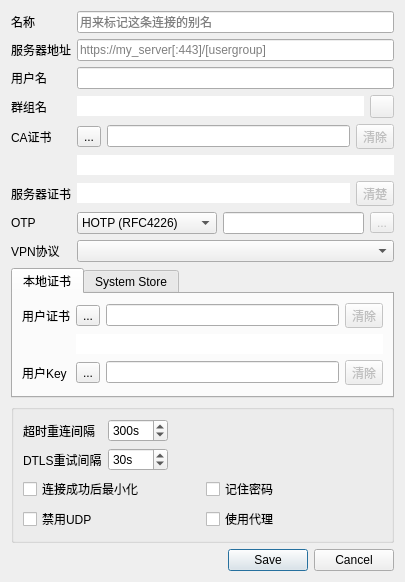
<?xml version="1.0" encoding="UTF-8"?>
<ui version="4.0">
    <class>EditDialog</class>
    <widget class="QDialog" name="EditDialog">
        <property name="geometry">
            <rect>
                <x>0</x>
                <y>0</y>
                <width>405</width>
                <height>563</height>
            </rect>
        </property>
        <property name="windowTitle">
            <string>编辑</string>
        </property>
        <layout class="QVBoxLayout" name="verticalLayout">
            <item>
                <layout class="QFormLayout" name="settingsProfileLayout">
                    <property name="fieldGrowthPolicy">
                        <enum>QFormLayout::ExpandingFieldsGrow</enum>
                    </property>
                    <item row="0" column="0">
                        <widget class="QLabel" name="nameLabel">
                            <property name="text">
                                <string>名称</string>
                            </property>
                        </widget>
                    </item>
                    <item row="0" column="1">
                        <widget class="QLineEdit" name="nameEdit">
                            <property name="toolTip">
                                <string>用来标记这条连接的别名</string>
                            </property>
                            <property name="placeholderText">
                                <string>用来标记这条连接的别名</string>
                            </property>
                        </widget>
                    </item>
                    <item row="1" column="0">
                        <widget class="QLabel" name="gatewayLabel">
                            <property name="text">
                                <string>服务器地址</string>
                            </property>
                        </widget>
                    </item>
                    <item row="1" column="1">
                        <widget class="QLineEdit" name="gatewayEdit">
                            <property name="toolTip">
                                <string>Specify the hostname to connect to; a port may be specified after the host
                                    separated with a colon ':'
                                </string>
                            </property>
                            <property name="statusTip">
                                <string/>
                            </property>
                            <property name="whatsThis">
                                <string/>
                            </property>
                            <property name="placeholderText">
                                <string>https://my_server[:443]/[usergroup]</string>
                            </property>
                        </widget>
                    </item>
                    <item row="2" column="0">
                        <widget class="QLabel" name="usernameLabel">
                            <property name="text">
                                <string>用户名</string>
                            </property>
                        </widget>
                    </item>
                    <item row="2" column="1">
                        <widget class="QLineEdit" name="usernameEdit">
                            <property name="toolTip">
                                <string>连接时使用的用户名</string>
                            </property>
                        </widget>
                    </item>
                    <item row="3" column="0">
                        <widget class="QLabel" name="groupnameLabel">
                            <property name="text">
                                <string>群组名</string>
                            </property>
                        </widget>
                    </item>
                    <item row="3" column="1">
                        <layout class="QHBoxLayout" name="groupnameLayout">
                            <item>
                                <widget class="QLineEdit" name="groupnameEdit">
                                    <property name="styleSheet">
                                        <string notr="true">background-color:&quot;transparent&quot;</string>
                                    </property>
                                    <property name="frame">
                                        <bool>false</bool>
                                    </property>
                                    <property name="readOnly">
                                        <bool>true</bool>
                                    </property>
                                </widget>
                            </item>
                            <item>
                                <widget class="QToolButton" name="groupnameClear">
                                    <property name="enabled">
                                        <bool>false</bool>
                                    </property>
                                    <property name="text">
                                        <string/>
                                    </property>
                                    <property name="icon">
                                        <iconset resource="../openconnect-gui.qrc">
                                            <normaloff>:/images/trashcan.png</normaloff>:/images/trashcan.png
                                        </iconset>
                                    </property>
                                </widget>
                            </item>
                        </layout>
                    </item>
                    <item row="4" column="0">
                        <widget class="QLabel" name="caCertificateLabel">
                            <property name="text">
                                <string>CA证书</string>
                            </property>
                        </widget>
                    </item>
                    <item row="4" column="1">
                        <layout class="QHBoxLayout" name="caCertificatLayout">
                            <item>
                                <widget class="QToolButton" name="caCertButton">
                                    <property name="text">
                                        <string>...</string>
                                    </property>
                                </widget>
                            </item>
                            <item>
                                <widget class="QLineEdit" name="caCertEdit">
                                    <property name="toolTip">
                                        <string>Specify the CA certificate, if any; by default the system CAs will be
                                            used
                                        </string>
                                    </property>
                                    <property name="whatsThis">
                                        <string>&lt;html&gt;&lt;head/&gt;&lt;body&gt;&lt;p&gt;If not set, the system's
                                            trusted certificate storage will be used.&lt;/p&gt;&lt;/body&gt;&lt;/html&gt;
                                        </string>
                                    </property>
                                </widget>
                            </item>
                            <item>
                                <widget class="QToolButton" name="caCertClear">
                                    <property name="enabled">
                                        <bool>false</bool>
                                    </property>
                                    <property name="text">
                                        <string>清除</string>
                                    </property>
                                    <property name="icon">
                                        <iconset resource="../openconnect-gui.qrc">
                                            <normaloff>:/images/trashcan.png</normaloff>:/images/trashcan.png
                                        </iconset>
                                    </property>
                                </widget>
                            </item>
                        </layout>
                    </item>
                    <item row="6" column="0">
                        <widget class="QLabel" name="serverCertificateLabel">
                            <property name="text">
                                <string>服务器证书</string>
                            </property>
                        </widget>
                    </item>
                    <item row="6" column="1">
                        <layout class="QHBoxLayout" name="serverCertificateLayout">
                            <item>
                                <widget class="QLineEdit" name="serverCertHash">
                                    <property name="styleSheet">
                                        <string notr="true">background-color:&quot;transparent&quot;</string>
                                    </property>
                                    <property name="frame">
                                        <bool>false</bool>
                                    </property>
                                    <property name="readOnly">
                                        <bool>true</bool>
                                    </property>
                                </widget>
                            </item>
                            <item>
                                <widget class="QToolButton" name="serverCertClear">
                                    <property name="enabled">
                                        <bool>false</bool>
                                    </property>
                                    <property name="text">
                                        <string>清楚</string>
                                    </property>
                                    <property name="icon">
                                        <iconset resource="../openconnect-gui.qrc">
                                            <normaloff>:/images/trashcan.png</normaloff>:/images/trashcan.png
                                        </iconset>
                                    </property>
                                </widget>
                            </item>
                        </layout>
                    </item>
                    <item row="8" column="0">
                        <widget class="QLabel" name="otpTokenLabel">
                            <property name="text">
                                <string>OTP</string>
                            </property>
                        </widget>
                    </item>
                    <item row="8" column="1">
                        <layout class="QHBoxLayout" name="otpTokenLayout">
                            <item>
                                <widget class="QComboBox" name="tokenBox">
                                    <property name="minimumSize">
                                        <size>
                                            <width>140</width>
                                            <height>0</height>
                                        </size>
                                    </property>
                                    <property name="currentIndex">
                                        <number>0</number>
                                    </property>
                                    <property name="maxVisibleItems">
                                        <number>3</number>
                                    </property>
                                    <item>
                                        <property name="text">
                                            <string notr="true">HOTP (RFC4226)</string>
                                        </property>
                                    </item>
                                    <item>
                                        <property name="text">
                                            <string notr="true">TOTP (RFC6238)</string>
                                        </property>
                                    </item>
                                    <item>
                                        <property name="text">
                                            <string>STOKEN (RSA)</string>
                                        </property>
                                    </item>
                                </widget>
                            </item>
                            <item>
                                <widget class="QLineEdit" name="tokenEdit">
                                    <property name="toolTip">
                                        <string>This is the token code; should be a hex value (starting with 0x), or a
                                            value starting with 'base32:'
                                        </string>
                                    </property>
                                </widget>
                            </item>
                            <item>
                                <widget class="QToolButton" name="tokenClear">
                                    <property name="enabled">
                                        <bool>false</bool>
                                    </property>
                                    <property name="text">
                                        <string>...</string>
                                    </property>
                                    <property name="icon">
                                        <iconset resource="../openconnect-gui.qrc">
                                            <normaloff>:/images/trashcan.png</normaloff>:/images/trashcan.png
                                        </iconset>
                                    </property>
                                </widget>
                            </item>
                        </layout>
                    </item>
                    <item row="9" column="0">
                        <widget class="QLabel" name="protocolLabel">
                            <property name="text">
                                <string>VPN协议</string>
                            </property>
                            <property name="buddy">
                                <cstring>protocolComboBox</cstring>
                            </property>
                        </widget>
                    </item>
                    <item row="9" column="1">
                        <widget class="QComboBox" name="protocolComboBox">
                            <property name="sizePolicy">
                                <sizepolicy hsizetype="Expanding" vsizetype="Fixed">
                                    <horstretch>0</horstretch>
                                    <verstretch>0</verstretch>
                                </sizepolicy>
                            </property>
                        </widget>
                    </item>
                    <item row="5" column="1">
                        <widget class="QLineEdit" name="caCertHash">
                            <property name="styleSheet">
                                <string notr="true">background-color:&quot;transparent&quot;</string>
                            </property>
                            <property name="frame">
                                <bool>false</bool>
                            </property>
                            <property name="readOnly">
                                <bool>true</bool>
                            </property>
                        </widget>
                    </item>
                </layout>
            </item>
            <item>
                <widget class="QTabWidget" name="settingsTabWidget">
                    <property name="currentIndex">
                        <number>0</number>
                    </property>
                    <widget class="QWidget" name="localCertificateTab">
                        <attribute name="title">
                            <string>本地证书</string>
                        </attribute>
                        <layout class="QVBoxLayout" name="verticalLayout_2">
                            <item>
                                <layout class="QFormLayout" name="formLayout_2">
                                    <property name="fieldGrowthPolicy">
                                        <enum>QFormLayout::ExpandingFieldsGrow</enum>
                                    </property>
                                    <item row="1" column="0">
                                        <widget class="QLabel" name="userCertificateLabel">
                                            <property name="text">
                                                <string>用户证书</string>
                                            </property>
                                        </widget>
                                    </item>
                                    <item row="1" column="1">
                                        <layout class="QHBoxLayout" name="userCertificateLayout">
                                            <item>
                                                <widget class="QToolButton" name="userCertButton">
                                                    <property name="text">
                                                        <string>...</string>
                                                    </property>
                                                </widget>
                                            </item>
                                            <item>
                                                <widget class="QLineEdit" name="userCertEdit">
                                                    <property name="toolTip">
                                                        <string>Specify your certificate file, if any</string>
                                                    </property>
                                                </widget>
                                            </item>
                                            <item>
                                                <widget class="QToolButton" name="userCertClear">
                                                    <property name="enabled">
                                                        <bool>false</bool>
                                                    </property>
                                                    <property name="text">
                                                        <string>清除</string>
                                                    </property>
                                                    <property name="icon">
                                                        <iconset resource="../openconnect-gui.qrc">
                                                            <normaloff>:/images/trashcan.png</normaloff>
                                                            :/images/trashcan.png
                                                        </iconset>
                                                    </property>
                                                </widget>
                                            </item>
                                        </layout>
                                    </item>
                                    <item row="2" column="1">
                                        <widget class="QLineEdit" name="userCertHash">
                                            <property name="styleSheet">
                                                <string notr="true">background-color:&quot;transparent&quot;</string>
                                            </property>
                                            <property name="frame">
                                                <bool>false</bool>
                                            </property>
                                            <property name="readOnly">
                                                <bool>true</bool>
                                            </property>
                                        </widget>
                                    </item>
                                    <item row="3" column="0">
                                        <widget class="QLabel" name="userKeyLabel">
                                            <property name="enabled">
                                                <bool>true</bool>
                                            </property>
                                            <property name="text">
                                                <string>用户Key</string>
                                            </property>
                                        </widget>
                                    </item>
                                    <item row="3" column="1">
                                        <layout class="QHBoxLayout" name="userKeyLayout">
                                            <item>
                                                <widget class="QToolButton" name="userKeyButton">
                                                    <property name="enabled">
                                                        <bool>true</bool>
                                                    </property>
                                                    <property name="text">
                                                        <string>...</string>
                                                    </property>
                                                </widget>
                                            </item>
                                            <item>
                                                <widget class="QLineEdit" name="userKeyEdit">
                                                    <property name="enabled">
                                                        <bool>true</bool>
                                                    </property>
                                                    <property name="toolTip">
                                                        <string>Specify your key file if any; in case of a PKCS #12
                                                            file, you only need to set the certificate
                                                        </string>
                                                    </property>
                                                </widget>
                                            </item>
                                            <item>
                                                <widget class="QToolButton" name="userKeyClear">
                                                    <property name="enabled">
                                                        <bool>false</bool>
                                                    </property>
                                                    <property name="text">
                                                        <string>清除</string>
                                                    </property>
                                                    <property name="icon">
                                                        <iconset resource="../openconnect-gui.qrc">
                                                            <normaloff>:/images/trashcan.png</normaloff>
                                                            :/images/trashcan.png
                                                        </iconset>
                                                    </property>
                                                </widget>
                                            </item>
                                        </layout>
                                    </item>
                                </layout>
                            </item>
                        </layout>
                    </widget>
                    <widget class="QWidget" name="systemStoreTab">
                        <attribute name="title">
                            <string>System Store</string>
                        </attribute>
                        <widget class="QListWidget" name="loadWinCertList">
                            <property name="geometry">
                                <rect>
                                    <x>9</x>
                                    <y>9</y>
                                    <width>316</width>
                                    <height>72</height>
                                </rect>
                            </property>
                        </widget>
                        <widget class="QWidget" name="layoutWidget">
                            <property name="geometry">
                                <rect>
                                    <x>331</x>
                                    <y>35</y>
                                    <width>45</width>
                                    <height>48</height>
                                </rect>
                            </property>
                            <layout class="QVBoxLayout" name="verticalLayout">
                                <item>
                                    <widget class="QToolButton" name="loadWinCert">
                                        <property name="enabled">
                                            <bool>false</bool>
                                        </property>
                                        <property name="toolTip">
                                            <string extracomment="Select that certificate"/>
                                        </property>
                                        <property name="text">
                                            <string>选择</string>
                                        </property>
                                    </widget>
                                </item>
                                <item>
                                    <widget class="QToolButton" name="resetWinCertSelection">
                                        <property name="text">
                                            <string>重置</string>
                                        </property>
                                    </widget>
                                </item>
                            </layout>
                        </widget>
                    </widget>
                </widget>
            </item>
            <item>
                <widget class="QGroupBox" name="settingsGroupBox">
                    <layout class="QVBoxLayout" name="verticalLayout_3">
                        <item>
                            <layout class="QFormLayout" name="formLayout_3">
                                <property name="fieldGrowthPolicy">
                                    <enum>QFormLayout::ExpandingFieldsGrow</enum>
                                </property>
                                <item row="0" column="0">
                                    <widget class="QLabel" name="reconnectTimeoutLabel">
                                        <property name="text">
                                            <string>超时重连间隔</string>
                                        </property>
                                    </widget>
                                </item>
                                <item row="0" column="1">
                                    <widget class="QSpinBox" name="reconnectTimeoutSpinBox">
                                        <property name="toolTip">
                                            <string>Keep reconnect attempts until so much seconds are elapsed.
                                                The default timeout is 300 seconds, which means that openconnect can
                                                recover VPN connection after a temporary network down time of 300
                                                seconds.
                                            </string>
                                        </property>
                                        <property name="suffix">
                                            <string>s</string>
                                        </property>
                                        <property name="minimum">
                                            <number>1</number>
                                        </property>
                                        <property name="maximum">
                                            <number>1000</number>
                                        </property>
                                        <property name="value">
                                            <number>300</number>
                                        </property>
                                    </widget>
                                </item>
                                <item row="1" column="0">
                                    <widget class="QLabel" name="dtlsAttemptPeriodLabel">
                                        <property name="text">
                                            <string>DTLS重试间隔</string>
                                        </property>
                                    </widget>
                                </item>
                                <item row="1" column="1">
                                    <widget class="QSpinBox" name="dtlsAttemptPeriodSpinBox">
                                        <property name="suffix">
                                            <string>s</string>
                                        </property>
                                        <property name="maximum">
                                            <number>1000</number>
                                        </property>
                                        <property name="value">
                                            <number>30</number>
                                        </property>
                                    </widget>
                                </item>
                            </layout>
                        </item>
                        <item>
                            <layout class="QGridLayout" name="gridLayout">
                                <item row="0" column="0">
                                    <widget class="QCheckBox" name="minimizeBox">
                                        <property name="toolTip">
                                            <string>启用时连接成功后将自动最小化窗口</string>
                                        </property>
                                        <property name="text">
                                            <string>连接成功后最小化</string>
                                        </property>
                                    </widget>
                                </item>
                                <item row="0" column="1">
                                    <widget class="QCheckBox" name="batchModeBox">
                                        <property name="toolTip">
                                            <string>开启用于记住密码</string>
                                        </property>
                                        <property name="text">
                                            <string>记住密码</string>
                                        </property>
                                    </widget>
                                </item>
                                <item row="1" column="0">
                                    <widget class="QCheckBox" name="disableUdpBox">
                                        <property name="text">
                                            <string>禁用UDP</string>
                                        </property>
                                    </widget>
                                </item>
                                <item row="1" column="1">
                                    <widget class="QCheckBox" name="useProxyBox">
                                        <property name="toolTip">
                                            <string>Enable this to use the system's default proxy settings for this
                                                server
                                            </string>
                                        </property>
                                        <property name="text">
                                            <string>使用代理</string>
                                        </property>
                                    </widget>
                                </item>
                            </layout>
                        </item>
                    </layout>
                </widget>
            </item>
            <item>
                <widget class="QDialogButtonBox" name="buttonBox">
                    <property name="orientation">
                        <enum>Qt::Horizontal</enum>
                    </property>
                    <property name="standardButtons">
                        <set>QDialogButtonBox::Cancel|QDialogButtonBox::Save</set>
                    </property>
                </widget>
            </item>
        </layout>
    </widget>
    <tabstops>
        <tabstop>nameEdit</tabstop>
        <tabstop>gatewayEdit</tabstop>
        <tabstop>usernameEdit</tabstop>
        <tabstop>groupnameClear</tabstop>
        <tabstop>caCertButton</tabstop>
        <tabstop>caCertEdit</tabstop>
        <tabstop>caCertClear</tabstop>
        <tabstop>serverCertClear</tabstop>
        <tabstop>tokenBox</tabstop>
        <tabstop>tokenEdit</tabstop>
        <tabstop>tokenClear</tabstop>
        <tabstop>settingsTabWidget</tabstop>
        <tabstop>userCertButton</tabstop>
        <tabstop>userCertEdit</tabstop>
        <tabstop>userCertClear</tabstop>
        <tabstop>userKeyButton</tabstop>
        <tabstop>userKeyEdit</tabstop>
        <tabstop>userKeyClear</tabstop>
        <tabstop>minimizeBox</tabstop>
        <tabstop>batchModeBox</tabstop>
        <tabstop>disableUdpBox</tabstop>
        <tabstop>useProxyBox</tabstop>
        <tabstop>loadWinCertList</tabstop>
        <tabstop>loadWinCert</tabstop>
    </tabstops>
    <resources>
        <include location="../openconnect-gui.qrc"/>
    </resources>
    <connections/>
</ui>
